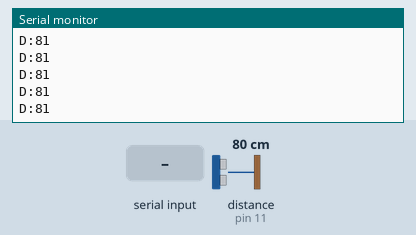
Simulated run of this sketch. Board: Arduino Uno, built with avr-gcc and run on an emulated ATmega328P. On the bench: the last lines printed to the serial monitor. Inputs (shaded band) come from the test bench; at power-on: distance to the obstacle (sensor on pin 11) 80 cm. The echo pulse lasts 58.3 µs per cm.

Above: at 1.2 s.
1.3 s: "90,45\n" received over Serial
2.9 s: distance to the obstacle (sensor on pin 11) set to 2 cm
At 3.9 s:
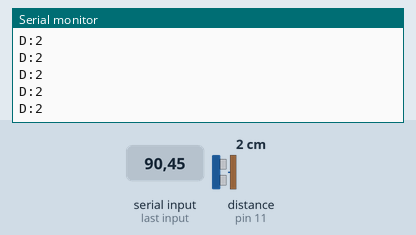
4.4 s: "90\n" received over Serial
7.4 s: distance to the obstacle (sensor on pin 11) set to 4 cm
At 8.5 s:
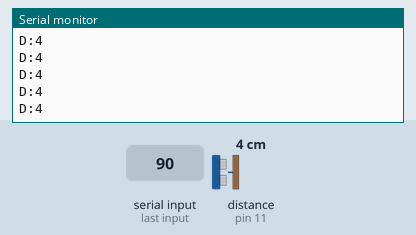
Timing chart, 0 to 9.9 s (numbered marks = the images above; inputs shaded):
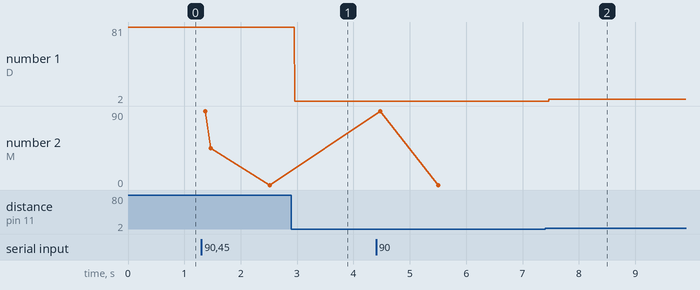

The sketch:

distance-sr04.ino
```cpp
// ---------------------------------------------------------------------------
// Example NewPing library sketch that does a ping about 20 times per second.
// ---------------------------------------------------------------------------

#include <NewPing.h>

#define TRIGGER_PIN  12  // Arduino pin tied to trigger pin on the ultrasonic sensor.
#define ECHO_PIN     11  // Arduino pin tied to echo pin on the ultrasonic sensor.
#define MAX_DISTANCE 200 // Maximum distance we want to ping for (in centimeters). Maximum sensor distance is rated at 400-500cm.

NewPing sonar(TRIGGER_PIN, ECHO_PIN, MAX_DISTANCE); // NewPing setup of pins and maximum distance.

int DELAY = 100;

void setup() {
  Serial.begin(9600); // Open serial monitor at 115200 baud to see ping results.
}

void loop() {
  if (Serial.available() > 0) {
    DELAY = Serial.parseInt();

    Serial.print("M:");
    Serial.println(DELAY);
  }

  Serial.print("D:");
  Serial.println(sonar.ping_cm());
  delay(DELAY);
}
```

Measured:
- after the input at 2.9 s, the serial monitor: prints a new line after 0.06 s (image 1)
- after the input at 7.4 s, the serial monitor: prints a new line after 0.07 s (image 2)
- plotted number 1: 81 → 2 after the input at 2.9 s, 2 → 4 after the input at 7.4 s
